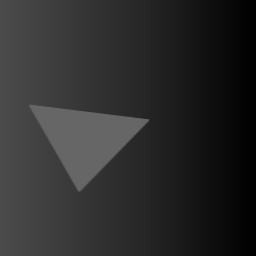
%> input picture reconhecimento_de_formas_geometricas/triangulo_fl.jpg, 256 x 256 px
$ octave identificar_triangulo.m   (GNU Octave 9; MATLAB toolbox functions it lacks are replaced by stand-ins)
%> lines starting %> are read from the running program, lines starting %| are printed output that depends on the picture; in (x1, y1, x2, y2) boxes, pixels count from 0 and x2, y2 are one past the last pixel; in counts of white or black regions, pixels touching at a corner belong together; the program's own positions count from 1
im=imread('triangulo_fl.jpg'); %lê uma imagem e a grava na variavel
%> im is the input picture: size 256x256 uint8; min 0, max 107, mean 43.8
I = im2bw(im,0.2999);
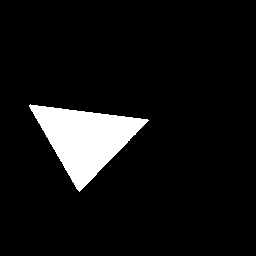
%> I: size 256x256 logical; 7.6% white; 1 white region, box (x1, y1, x2, y2) and area: (29, 104, 149, 192) 4996
figure, imshow(I); title('Imagem Original'); %mostra a imagem
%Gray_im = rgb2gray(I);
[Edge_im,thres] = edge(I,'sobel'); %detecção de contorno na imagem
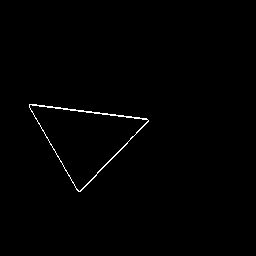
%> Edge_im: size 256x256 logical; 0.67% white in thin lines or dots, all inside (x1, y1, x2, y2) = (29, 104, 149, 192)
%> thres = 0.0953
figure, imshow(Edge_im); title('Imagem Segmentada por contorno'); %mostra a figura com os contornos
[H,T,R] = hough(Edge_im); %faz o cálculo bruto ----- retorna 3 variaveis de saida, matriz H, os Tetas e os Rôs
%> T = 180 values from -90 to 89; R = 723 values from -361 to 361
P  = houghpeaks(H,10,'threshold',ceil(0.35*max(H(:)))); %encontra os máximos
%> P = [262 8; 552 135; 334 61]
lines = houghlines(Edge_im,T,R,P,'FillGap',20,'MinLength',5); %%fillgap -> completa retas falhadas // minlength é o tamanho minimo de
%> lines = 3 lines; point1 to point2 (x, y): (30, 105) to (148, 120), (80, 192) to (149, 121), (30, 107) to (79, 192)

$ run again, with reconhecimento_de_formas_geometricas/circulo_fl.jpg copied over reconhecimento_de_formas_geometricas/triangulo_fl.jpg
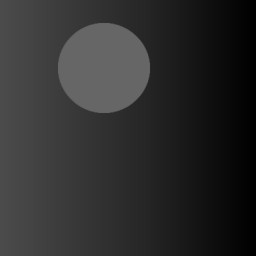
%> input picture reconhecimento_de_formas_geometricas/circulo_fl.jpg, 256 x 256 px
%> im is the input picture: size 256x256 uint8; min 0, max 109, mean 45.4
%> `I = im2bw(im,0.2999);`:
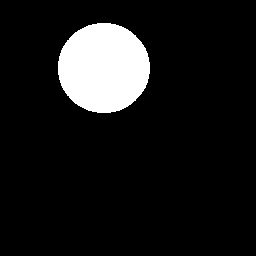
%> I: size 256x256 logical; 9.9% white; 1 white region, box (x1, y1, x2, y2) and area: (58, 23, 150, 113) 6513
%> Edge_im: size 256x256 logical; 0.56% white in thin lines or dots, all inside (x1, y1, x2, y2) = (57, 22, 151, 114)
%> thres = 0.0905
%> `[H,T,R] = hough(Edge_im);`:
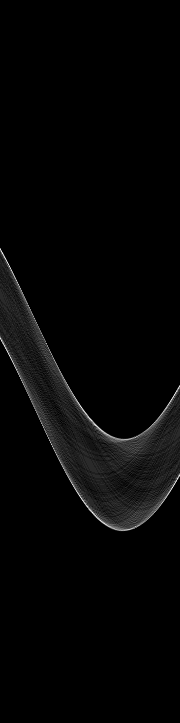
%> H: size 723x180 double; min 0, max 24, mean 0.5; drawn with min black and max white
%> T = 180 values from -90 to 89; R = 723 values from -361 to 361
%> P = [513 93; 254 3; 267 10; 408 82; 488 173; 479 178; 339 1; 356 10; 496 80; 507 88]
%> lines = 12 lines; longest, point1 to point2 (x, y): (90, 112) to (115, 113), (147, 50) to (151, 73), (149, 55) to (150, 78), (88, 111) to (110, 114), (99, 23) to (121, 26), (58, 64) to (61, 85)

$ run again, with reconhecimento_de_formas_geometricas/elipse_fl.jpg copied over reconhecimento_de_formas_geometricas/triangulo_fl.jpg
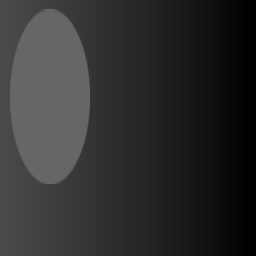
%> input picture reconhecimento_de_formas_geometricas/elipse_fl.jpg, 256 x 256 px
%> im is the input picture: size 256x256 uint8; min 0, max 103, mean 46.7
%> `I = im2bw(im,0.2999);`:
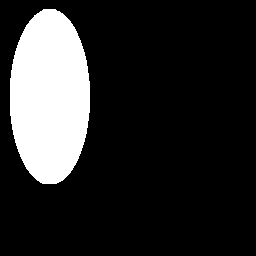
%> I: size 256x256 logical; 17% white; 1 white region, box (x1, y1, x2, y2) and area: (10, 9, 90, 184) 11113
%> Edge_im: size 256x256 logical; 0.9% white in thin lines or dots, all inside (x1, y1, x2, y2) = (9, 8, 91, 185)
%> thres = 0.11
%> `[H,T,R] = hough(Edge_im);`:
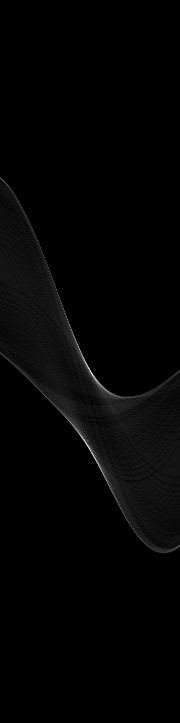
%> H: size 723x180 double; min 0, max 52, mean 0.8; drawn with min black and max white
%> T = 180 values from -90 to 89; R = 723 values from -361 to 361
%> P = [372 91; 458 95; 449 90; 443 86; 365 87; 377 94; 436 81; 354 82; 381 97; 384 100]
%> lines = 12 lines; longest, point1 to point2 (x, y): (10, 80) to (14, 138), (89, 68) to (90, 120), (11, 72) to (11, 123), (87, 58) to (91, 106), (84, 48) to (91, 88), (10, 106) to (16, 145)
